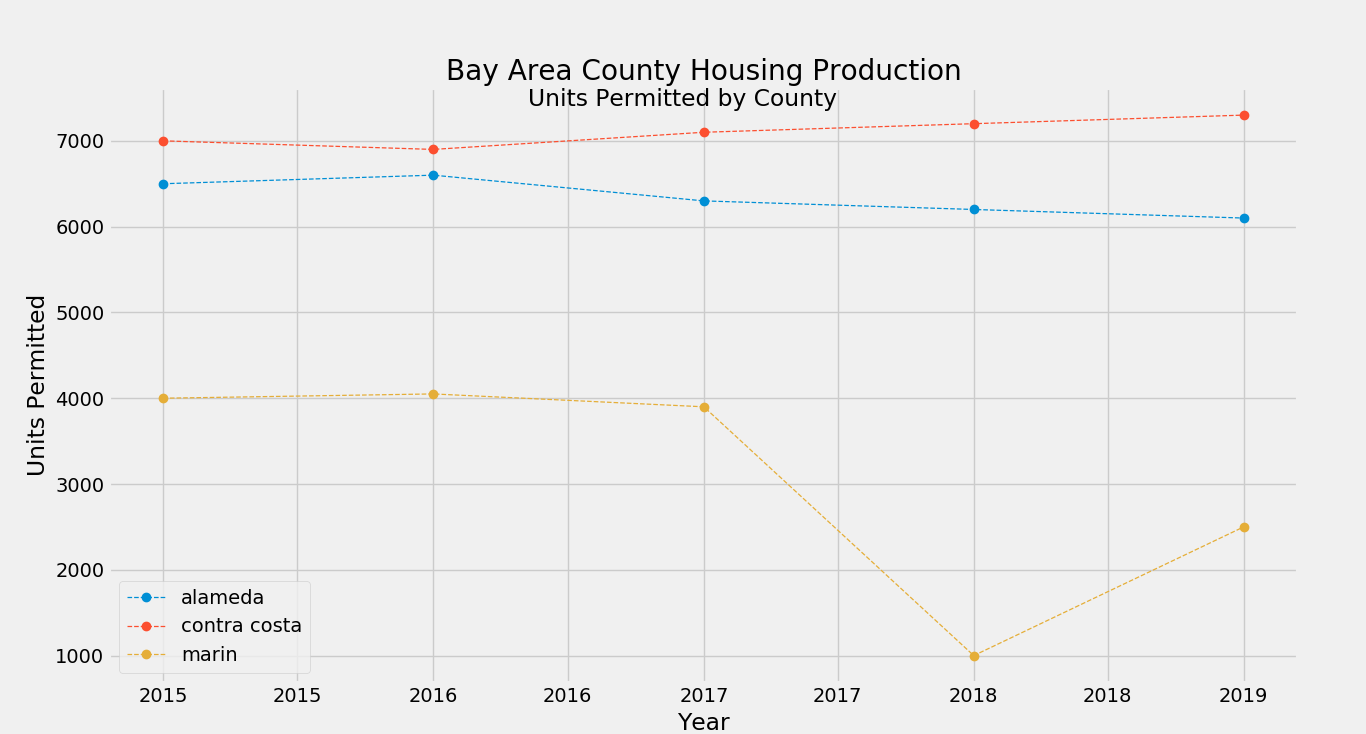

The Python source for this figure:
"""Simple plot of units allowed per county vs year"""

from collections import defaultdict
import csv
import datetime as dt
import matplotlib.dates as mdates
import matplotlib.pyplot as plt

# Read the data into arrays:
#  years: a list of datetime objects from column 1 of the file
#  units_allowed: a dict of county to units allowed per year from columns 2-4
#
years = []
units_allowed = defaultdict(list)
with open('darrell_demo.csv') as csvfile:
    csvreader = csv.DictReader(csvfile)
    for row in csvreader:
        for county, units in row.items():
            if county == 'year':
                year = dt.datetime.strptime(units, '%Y')
                years.append(year)
            else:
                units_allowed[county].append(float(units))

# Make plot
#
plt.style.use('fivethirtyeight') # Optional plot style
fig, axis = plt.subplots() # create figure and data-axis objects

# Draw the series:
for county, units in units_allowed.items():
    axis.plot(years, units, marker='o', linestyle='--', linewidth=0.9, label=county)

# Legend and axis labels (subtitle's a little tricky)
axis.xaxis.set_major_formatter(mdates.DateFormatter('%Y')) # print only year on x-axis
axis.legend(loc='best') # put the legend in a good place
axis.set_xlabel('Year')
axis.set_ylabel('Units Permitted')
axis.set_title('Bay Area County Housing Production')
plt.suptitle('Units Permitted by County', y=0.88) # hacky subtitle

# Force a fullscreen display, and draw to the screen
plt.get_current_fig_manager().full_screen_toggle()
plt.show()
